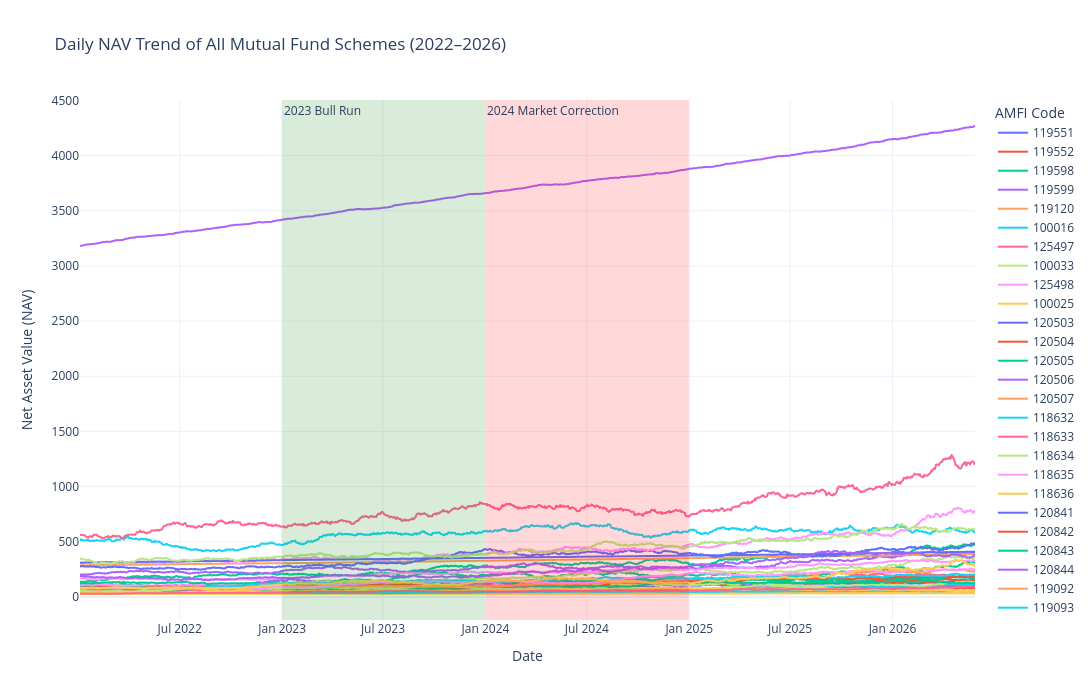

Notebook source saved alongside this figure:
### Code cell
fig = px.line(
    nav_history,
    x="date",
    y="nav",
    color="amfi_code",
    title="Daily NAV Trend of All Mutual Fund Schemes (2022–2026)",
    labels={
        "date": "Date",
        "nav": "Net Asset Value (NAV)",
        "amfi_code": "AMFI Code"
    }
)

# Highlight Bull Run (2023)
fig.add_vrect(
    x0="2023-01-01",
    x1="2023-12-31",
    fillcolor="green",
    opacity=0.15,
    annotation_text="2023 Bull Run",
    annotation_position="top left",
    line_width=0
)

# Highlight Market Correction (2024)
fig.add_vrect(
    x0="2024-01-01",
    x1="2024-12-31",
    fillcolor="red",
    opacity=0.15,
    annotation_text="2024 Market Correction",
    annotation_position="top left",
    line_width=0
)

fig.update_layout(
    width=1200,
    height=700,
    template="plotly_white"
)

fig.show()

### Figure 1 — Plotly figure (JSON) as saved in the notebook; plotly's stock layout.template omitted (floating-point values rounded to 4 significant figures; data arrays with more than 128 entries replaced by an {"elided": "..."} marker saying what was removed)
{"data": [{"hovertemplate": "AMFI Code=119551<br>Date=%{x}<br>Net Asset Value (NAV)=%{y}<extra></extra>", "legendgroup": "119551", "line": {"color": "#636efa", "dash": "solid"}, "marker": {"symbol": "circle"}, "mode": "lines", "name": "119551", "showlegend": true, "type": "scattergl", "x": {"elided": "1150 str values"}, "xaxis": "x", "y": {"elided": "1150 float values"}, "yaxis": "y"}, {"hovertemplate": "AMFI Code=119552<br>Date=%{x}<br>Net Asset Value (NAV)=%{y}<extra></extra>", "legendgroup": "119552", "line": {"color": "#EF553B", "dash": "solid"}, "marker": {"symbol": "circle"}, "mode": "lines", "name": "119552", "showlegend": true, "type": "scattergl", "x": {"elided": "1150 str values"}, "xaxis": "x", "y": {"elided": "1150 float values"}, "yaxis": "y"}, {"hovertemplate": "AMFI Code=119598<br>Date=%{x}<br>Net Asset Value (NAV)=%{y}<extra></extra>", "legendgroup": "119598", "line": {"color": "#00cc96", "dash": "solid"}, "marker": {"symbol": "circle"}, "mode": "lines", "name": "119598", "showlegend": true, "type": "scattergl", "x": {"elided": "1150 str values"}, "xaxis": "x", "y": {"elided": "1150 float values"}, "yaxis": "y"}, {"hovertemplate": "AMFI Code=119599<br>Date=%{x}<br>Net Asset Value (NAV)=%{y}<extra></extra>", "legendgroup": "119599", "line": {"color": "#ab63fa", "dash": "solid"}, "marker": {"symbol": "circle"}, "mode": "lines", "name": "119599", "showlegend": true, "type": "scattergl", "x": {"elided": "1150 str values"}, "xaxis": "x", "y": {"elided": "1150 float values"}, "yaxis": "y"}, {"hovertemplate": "AMFI Code=119120<br>Date=%{x}<br>Net Asset Value (NAV)=%{y}<extra></extra>", "legendgroup": "119120", "line": {"color": "#FFA15A", "dash": "solid"}, "marker": {"symbol": "circle"}, "mode": "lines", "name": "119120", "showlegend": true, "type": "scattergl", "x": {"elided": "1150 str values"}, "xaxis": "x", "y": {"elided": "1150 float values"}, "yaxis": "y"}, {"hovertemplate": "AMFI Code=100016<br>Date=%{x}<br>Net Asset Value (NAV)=%{y}<extra></extra>", "legendgroup": "100016", "line": {"color": "#19d3f3", "dash": "solid"}, "marker": {"symbol": "circle"}, "mode": "lines", "name": "100016", "showlegend": true, "type": "scattergl", "x": {"elided": "1150 str values"}, "xaxis": "x", "y": {"elided": "1150 float values"}, "yaxis": "y"}, {"hovertemplate": "AMFI Code=125497<br>Date=%{x}<br>Net Asset Value (NAV)=%{y}<extra></extra>", "legendgroup": "125497", "line": {"color": "#FF6692", "dash": "solid"}, "marker": {"symbol": "circle"}, "mode": "lines", "name": "125497", "showlegend": true, "type": "scattergl", "x": {"elided": "1150 str values"}, "xaxis": "x", "y": {"elided": "1150 float values"}, "yaxis": "y"}, {"hovertemplate": "AMFI Code=100033<br>Date=%{x}<br>Net Asset Value (NAV)=%{y}<extra></extra>", "legendgroup": "100033", "line": {"color": "#B6E880", "dash": "solid"}, "marker": {"symbol": "circle"}, "mode": "lines", "name": "100033", "showlegend": true, "type": "scattergl", "x": {"elided": "1150 str values"}, "xaxis": "x", "y": {"elided": "1150 float values"}, "yaxis": "y"}, {"hovertemplate": "AMFI Code=125498<br>Date=%{x}<br>Net Asset Value (NAV)=%{y}<extra></extra>", "legendgroup": "125498", "line": {"color": "#FF97FF", "dash": "solid"}, "marker": {"symbol": "circle"}, "mode": "lines", "name": "125498", "showlegend": true, "type": "scattergl", "x": {"elided": "1150 str values"}, "xaxis": "x", "y": {"elided": "1150 float values"}, "yaxis": "y"}, {"hovertemplate": "AMFI Code=100025<br>Date=%{x}<br>Net Asset Value (NAV)=%{y}<extra></extra>", "legendgroup": "100025", "line": {"color": "#FECB52", "dash": "solid"}, "marker": {"symbol": "circle"}, "mode": "lines", "name": "100025", "showlegend": true, "type": "scattergl", "x": {"elided": "1150 str values"}, "xaxis": "x", "y": {"elided": "1150 float values"}, "yaxis": "y"}, {"hovertemplate": "AMFI Code=120503<br>Date=%{x}<br>Net Asset Value (NAV)=%{y}<extra></extra>", "legendgroup": "120503", "line": {"color": "#636efa", "dash": "solid"}, "marker": {"symbol": "circle"}, "mode": "lines", "name": "120503", "showlegend": true, "type": "scattergl", "x": {"elided": "1150 str values"}, "xaxis": "x", "y": {"elided": "1150 float values"}, "yaxis": "y"}, {"hovertemplate": "AMFI Code=120504<br>Date=%{x}<br>Net Asset Value (NAV)=%{y}<extra></extra>", "legendgroup": "120504", "line": {"color": "#EF553B", "dash": "solid"}, "marker": {"symbol": "circle"}, "mode": "lines", "name": "120504", "showlegend": true, "type": "scattergl", "x": {"elided": "1150 str values"}, "xaxis": "x", "y": {"elided": "1150 float values"}, "yaxis": "y"}, {"hovertemplate": "AMFI Code=120505<br>Date=%{x}<br>Net Asset Value (NAV)=%{y}<extra></extra>", "legendgroup": "120505", "line": {"color": "#00cc96", "dash": "solid"}, "marker": {"symbol": "circle"}, "mode": "lines", "name": "120505", "showlegend": true, "type": "scattergl", "x": {"elided": "1150 str values"}, "xaxis": "x", "y": {"elided": "1150 float values"}, "yaxis": "y"}, {"hovertemplate": "AMFI Code=120506<br>Date=%{x}<br>Net Asset Value (NAV)=%{y}<extra></extra>", "legendgroup": "120506", "line": {"color": "#ab63fa", "dash": "solid"}, "marker": {"symbol": "circle"}, "mode": "lines", "name": "120506", "showlegend": true, "type": "scattergl", "x": {"elided": "1150 str values"}, "xaxis": "x", "y": {"elided": "1150 float values"}, "yaxis": "y"}, {"hovertemplate": "AMFI Code=120507<br>Date=%{x}<br>Net Asset Value (NAV)=%{y}<extra></extra>", "legendgroup": "120507", "line": {"color": "#FFA15A", "dash": "solid"}, "marker": {"symbol": "circle"}, "mode": "lines", "name": "120507", "showlegend": true, "type": "scattergl", "x": {"elided": "1150 str values"}, "xaxis": "x", "y": {"elided": "1150 float values"}, "yaxis": "y"}, {"hovertemplate": "AMFI Code=118632<br>Date=%{x}<br>Net Asset Value (NAV)=%{y}<extra></extra>", "legendgroup": "118632", "line": {"color": "#19d3f3", "dash": "solid"}, "marker": {"symbol": "circle"}, "mode": "lines", "name": "118632", "showlegend": true, "type": "scattergl", "x": {"elided": "1150 str values"}, "xaxis": "x", "y": {"elided": "1150 float values"}, "yaxis": "y"}, {"hovertemplate": "AMFI Code=118633<br>Date=%{x}<br>Net Asset Value (NAV)=%{y}<extra></extra>", "legendgroup": "118633", "line": {"color": "#FF6692", "dash": "solid"}, "marker": {"symbol": "circle"}, "mode": "lines", "name": "118633", "showlegend": true, "type": "scattergl", "x": {"elided": "1150 str values"}, "xaxis": "x", "y": {"elided": "1150 float values"}, "yaxis": "y"}, {"hovertemplate": "AMFI Code=118634<br>Date=%{x}<br>Net Asset Value (NAV)=%{y}<extra></extra>", "legendgroup": "118634", "line": {"color": "#B6E880", "dash": "solid"}, "marker": {"symbol": "circle"}, "mode": "lines", "name": "118634", "showlegend": true, "type": "scattergl", "x": {"elided": "1150 str values"}, "xaxis": "x", "y": {"elided": "1150 float values"}, "yaxis": "y"}, {"hovertemplate": "AMFI Code=118635<br>Date=%{x}<br>Net Asset Value (NAV)=%{y}<extra></extra>", "legendgroup": "118635", "line": {"color": "#FF97FF", "dash": "solid"}, "marker": {"symbol": "circle"}, "mode": "lines", "name": "118635", "showlegend": true, "type": "scattergl", "x": {"elided": "1150 str values"}, "xaxis": "x", "y": {"elided": "1150 float values"}, "yaxis": "y"}, {"hovertemplate": "AMFI Code=118636<br>Date=%{x}<br>Net Asset Value (NAV)=%{y}<extra></extra>", "legendgroup": "118636", "line": {"color": "#FECB52", "dash": "solid"}, "marker": {"symbol": "circle"}, "mode": "lines", "name": "118636", "showlegend": true, "type": "scattergl", "x": {"elided": "1150 str values"}, "xaxis": "x", "y": {"elided": "1150 float values"}, "yaxis": "y"}, {"hovertemplate": "AMFI Code=120841<br>Date=%{x}<br>Net Asset Value (NAV)=%{y}<extra></extra>", "legendgroup": "120841", "line": {"color": "#636efa", "dash": "solid"}, "marker": {"symbol": "circle"}, "mode": "lines", "name": "120841", "showlegend": true, "type": "scattergl", "x": {"elided": "1150 str values"}, "xaxis": "x", "y": {"elided": "1150 float values"}, "yaxis": "y"}, {"hovertemplate": "AMFI Code=120842<br>Date=%{x}<br>Net Asset Value (NAV)=%{y}<extra></extra>", "legendgroup": "120842", "line": {"color": "#EF553B", "dash": "solid"}, "marker": {"symbol": "circle"}, "mode": "lines", "name": "120842", "showlegend": true, "type": "scattergl", "x": {"elided": "1150 str values"}, "xaxis": "x", "y": {"elided": "1150 float values"}, "yaxis": "y"}, {"hovertemplate": "AMFI Code=120843<br>Date=%{x}<br>Net Asset Value (NAV)=%{y}<extra></extra>", "legendgroup": "120843", "line": {"color": "#00cc96", "dash": "solid"}, "marker": {"symbol": "circle"}, "mode": "lines", "name": "120843", "showlegend": true, "type": "scattergl", "x": {"elided": "1150 str values"}, "xaxis": "x", "y": {"elided": "1150 float values"}, "yaxis": "y"}, {"hovertemplate": "AMFI Code=120844<br>Date=%{x}<br>Net Asset Value (NAV)=%{y}<extra></extra>", "legendgroup": "120844", "line": {"color": "#ab63fa", "dash": "solid"}, "marker": {"symbol": "circle"}, "mode": "lines", "name": "120844", "showlegend": true, "type": "scattergl", "x": {"elided": "1150 str values"}, "xaxis": "x", "y": {"elided": "1150 float values"}, "yaxis": "y"}, {"hovertemplate": "AMFI Code=119092<br>Date=%{x}<br>Net Asset Value (NAV)=%{y}<extra></extra>", "legendgroup": "119092", "line": {"color": "#FFA15A", "dash": "solid"}, "marker": {"symbol": "circle"}, "mode": "lines", "name": "119092", "showlegend": true, "type": "scattergl", "x": {"elided": "1150 str values"}, "xaxis": "x", "y": {"elided": "1150 float values"}, "yaxis": "y"}, {"hovertemplate": "AMFI Code=119093<br>Date=%{x}<br>Net Asset Value (NAV)=%{y}<extra></extra>", "legendgroup": "119093", "line": {"color": "#19d3f3", "dash": "solid"}, "marker": {"symbol": "circle"}, "mode": "lines", "name": "119093", "showlegend": true, "type": "scattergl", "x": {"elided": "1150 str values"}, "xaxis": "x", "y": {"elided": "1150 float values"}, "yaxis": "y"}, {"hovertemplate": "AMFI Code=119094<br>Date=%{x}<br>Net Asset Value (NAV)=%{y}<extra></extra>", "legendgroup": "119094", "line": {"color": "#FF6692", "dash": "solid"}, "marker": {"symbol": "circle"}, "mode": "lines", "name": "119094", "showlegend": true, "type": "scattergl", "x": {"elided": "1150 str values"}, "xaxis": "x", "y": {"elided": "1150 float values"}, "yaxis": "y"}, {"hovertemplate": "AMFI Code=119095<br>Date=%{x}<br>Net Asset Value (NAV)=%{y}<extra></extra>", "legendgroup": "119095", "line": {"color": "#B6E880", "dash": "solid"}, "marker": {"symbol": "circle"}, "mode": "lines", "name": "119095", "showlegend": true, "type": "scattergl", "x": {"elided": "1150 str values"}, "xaxis": "x", "y": {"elided": "1150 float values"}, "yaxis": "y"}, {"hovertemplate": "AMFI Code=101206<br>Date=%{x}<br>Net Asset Value (NAV)=%{y}<extra></extra>", "legendgroup": "101206", "line": {"color": "#FF97FF", "dash": "solid"}, "marker": {"symbol": "circle"}, "mode": "lines", "name": "101206", "showlegend": true, "type": "scattergl", "x": {"elided": "1150 str values"}, "xaxis": "x", "y": {"elided": "1150 float values"}, "yaxis": "y"}, {"hovertemplate": "AMFI Code=101207<br>Date=%{x}<br>Net Asset Value (NAV)=%{y}<extra></extra>", "legendgroup": "101207", "line": {"color": "#FECB52", "dash": "solid"}, "marker": {"symbol": "circle"}, "mode": "lines", "name": "101207", "showlegend": true, "type": "scattergl", "x": {"elided": "1150 str values"}, "xaxis": "x", "y": {"elided": "1150 float values"}, "yaxis": "y"}, {"hovertemplate": "AMFI Code=101208<br>Date=%{x}<br>Net Asset Value (NAV)=%{y}<extra></extra>", "legendgroup": "101208", "line": {"color": "#636efa", "dash": "solid"}, "marker": {"symbol": "circle"}, "mode": "lines", "name": "101208", "showlegend": true, "type": "scattergl", "x": {"elided": "1150 str values"}, "xaxis": "x", "y": {"elided": "1150 float values"}, "yaxis": "y"}, {"hovertemplate": "AMFI Code=102885<br>Date=%{x}<br>Net Asset Value (NAV)=%{y}<extra></extra>", "legendgroup": "102885", "line": {"color": "#EF553B", "dash": "solid"}, "marker": {"symbol": "circle"}, "mode": "lines", "name": "102885", "showlegend": true, "type": "scattergl", "x": {"elided": "1150 str values"}, "xaxis": "x", "y": {"elided": "1150 float values"}, "yaxis": "y"}, {"hovertemplate": "AMFI Code=102886<br>Date=%{x}<br>Net Asset Value (NAV)=%{y}<extra></extra>", "legendgroup": "102886", "line": {"color": "#00cc96", "dash": "solid"}, "marker": {"symbol": "circle"}, "mode": "lines", "name": "102886", "showlegend": true, "type": "scattergl", "x": {"elided": "1150 str values"}, "xaxis": "x", "y": {"elided": "1150 float values"}, "yaxis": "y"}, {"hovertemplate": "AMFI Code=102887<br>Date=%{x}<br>Net Asset Value (NAV)=%{y}<extra></extra>", "legendgroup": "102887", "line": {"color": "#ab63fa", "dash": "solid"}, "marker": {"symbol": "circle"}, "mode": "lines", "name": "102887", "showlegend": true, "type": "scattergl", "x": {"elided": "1150 str values"}, "xaxis": "x", "y": {"elided": "1150 float values"}, "yaxis": "y"}, {"hovertemplate": "AMFI Code=148567<br>Date=%{x}<br>Net Asset Value (NAV)=%{y}<extra></extra>", "legendgroup": "148567", "line": {"color": "#FFA15A", "dash": "solid"}, "marker": {"symbol": "circle"}, "mode": "lines", "name": "148567", "showlegend": true, "type": "scattergl", "x": {"elided": "1150 str values"}, "xaxis": "x", "y": {"elided": "1150 float values"}, "yaxis": "y"}, {"hovertemplate": "AMFI Code=148568<br>Date=%{x}<br>Net Asset Value (NAV)=%{y}<extra></extra>", "legendgroup": "148568", "line": {"color": "#19d3f3", "dash": "solid"}, "marker": {"symbol": "circle"}, "mode": "lines", "name": "148568", "showlegend": true, "type": "scattergl", "x": {"elided": "1150 str values"}, "xaxis": "x", "y": {"elided": "1150 float values"}, "yaxis": "y"}, {"hovertemplate": "AMFI Code=148569<br>Date=%{x}<br>Net Asset Value (NAV)=%{y}<extra></extra>", "legendgroup": "148569", "line": {"color": "#FF6692", "dash": "solid"}, "marker": {"symbol": "circle"}, "mode": "lines", "name": "148569", "showlegend": true, "type": "scattergl", "x": {"elided": "1150 str values"}, "xaxis": "x", "y": {"elided": "1150 float values"}, "yaxis": "y"}, {"hovertemplate": "AMFI Code=149322<br>Date=%{x}<br>Net Asset Value (NAV)=%{y}<extra></extra>", "legendgroup": "149322", "line": {"color": "#B6E880", "dash": "solid"}, "marker": {"symbol": "circle"}, "mode": "lines", "name": "149322", "showlegend": true, "type": "scattergl", "x": {"elided": "1150 str values"}, "xaxis": "x", "y": {"elided": "1150 float values"}, "yaxis": "y"}, {"hovertemplate": "AMFI Code=149323<br>Date=%{x}<br>Net Asset Value (NAV)=%{y}<extra></extra>", "legendgroup": "149323", "line": {"color": "#FF97FF", "dash": "solid"}, "marker": {"symbol": "circle"}, "mode": "lines", "name": "149323", "showlegend": true, "type": "scattergl", "x": {"elided": "1150 str values"}, "xaxis": "x", "y": {"elided": "1150 float values"}, "yaxis": "y"}, {"hovertemplate": "AMFI Code=149324<br>Date=%{x}<br>Net Asset Value (NAV)=%{y}<extra></extra>", "legendgroup": "149324", "line": {"color": "#FECB52", "dash": "solid"}, "marker": {"symbol": "circle"}, "mode": "lines", "name": "149324", "showlegend": true, "type": "scattergl", "x": {"elided": "1150 str values"}, "xaxis": "x", "y": {"elided": "1150 float values"}, "yaxis": "y"}], "layout": {"annotations": [{"showarrow": false, "text": "2023 Bull Run", "x": "2023-01-01", "xanchor": "left", "xref": "x", "y": 1, "yanchor": "top", "yref": "y domain"}, {"showarrow": false, "text": "2024 Market Correction", "x": "2024-01-01", "xanchor": "left", "xref": "x", "y": 1, "yanchor": "top", "yref": "y domain"}], "height": 700, "legend": {"title": {"text": "AMFI Code"}, "tracegroupgap": 0}, "shapes": [{"fillcolor": "green", "line": {"width": 0}, "opacity": 0.15, "type": "rect", "x0": "2023-01-01", "x1": "2023-12-31", "xref": "x", "y0": 0, "y1": 1, "yref": "y domain"}, {"fillcolor": "red", "line": {"width": 0}, "opacity": 0.15, "type": "rect", "x0": "2024-01-01", "x1": "2024-12-31", "xref": "x", "y0": 0, "y1": 1, "yref": "y domain"}], "title": {"text": "Daily NAV Trend of All Mutual Fund Schemes (2022–2026)"}, "width": 1200, "xaxis": {"anchor": "y", "domain": [0, 1], "title": {"text": "Date"}}, "yaxis": {"anchor": "x", "domain": [0, 1], "title": {"text": "Net Asset Value (NAV)"}}}}
